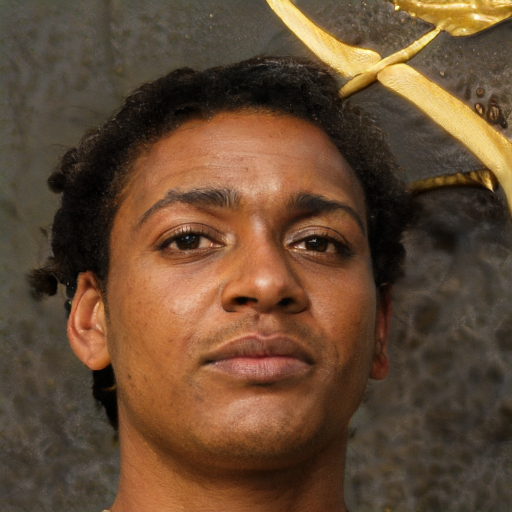
#> input picture personNotExistDark.jpeg, 1024 x 1024 px (shown at 1/2 size)
$ python rostre_find_mouth.py
#> lines starting #> are read from the running program, lines starting #| are printed output that depends on the picture; after the words box and inside, x2 and y2 are one past the last pixel; in counts of white or black regions, pixels touching at a corner belong together
import cv2
import numpy as np

mouth_cascade = cv2.CascadeClassifier('haarcascade_mcs_mouth.xml')

if mouth_cascade.empty():
  raise IOError('Unable to load the mouth cascade classifier xml file')

# [4 lines of commented-out code are left out]
cap = cv2.imread("personNotExistDark.jpeg")
#> cap is the input picture: shape (1024, 1024, 3); mean B, G, R 51.1, 73.8, 100.7

ds_factor = 0.5

while True:
    frame = cap
    # ret, frame = cap.read()
    frame = cv2.resize(frame, None, fx=ds_factor, fy=ds_factor, interpolation=cv2.INTER_AREA)
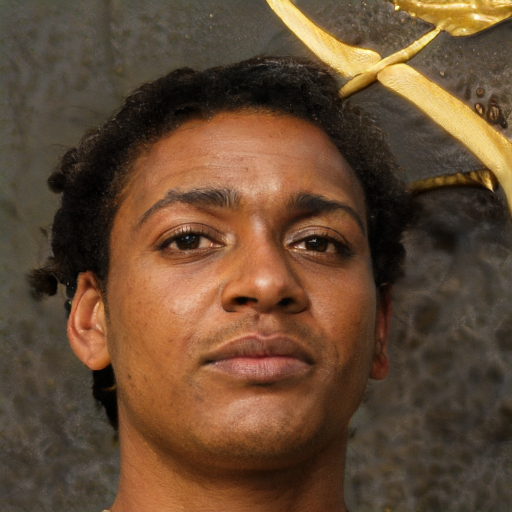
#> frame: shape (512, 512, 3); mean B, G, R 51.2, 74, 100.8
    gray = cv2.cvtColor(frame, cv2.COLOR_BGR2GRAY)
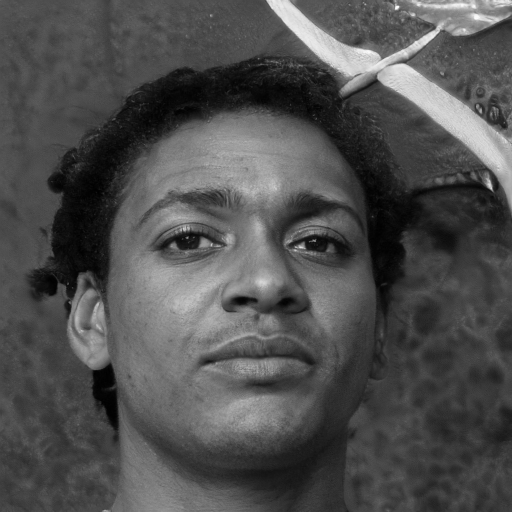
#> gray: shape (512, 512); min 0, max 251, mean 79.4

    mouth_rects = mouth_cascade.detectMultiScale(gray, 1.7, 11)
#> mouth_rects = [[196, 333, 123, 74], [150, 323, 209, 125]]
    for (x,y,w,h) in mouth_rects:
        y = int(y - 0.15*h)
        cv2.rectangle(frame, (x,y), (x+w,y+h), (0,255,0), 3)
        break
#> this loop made 1 pass
#> (x, y, w, h) on pass 1: (196, 321, 123, 74)
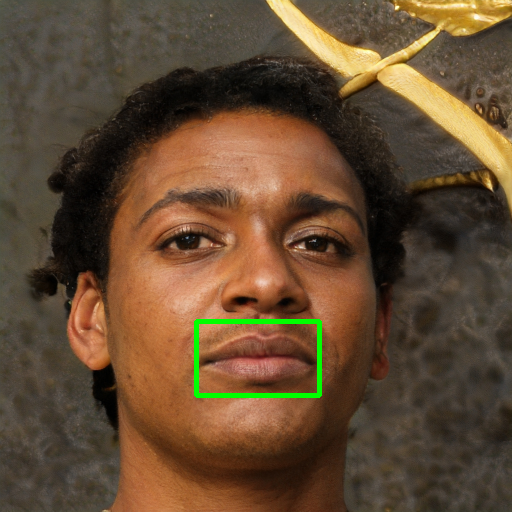
#> frame: shape (512, 512, 3); 0.75% of pixels changed, all inside (x1, y1, x2, y2) = (194, 319, 322, 398)

    cv2.imshow('Mouth Detector', frame)

    c = cv2.waitKey(1)
#> (key Esc is pressed here)
    if c == 27:
        break

#> (the run stopped early here; a loop or call above may not have finished)
